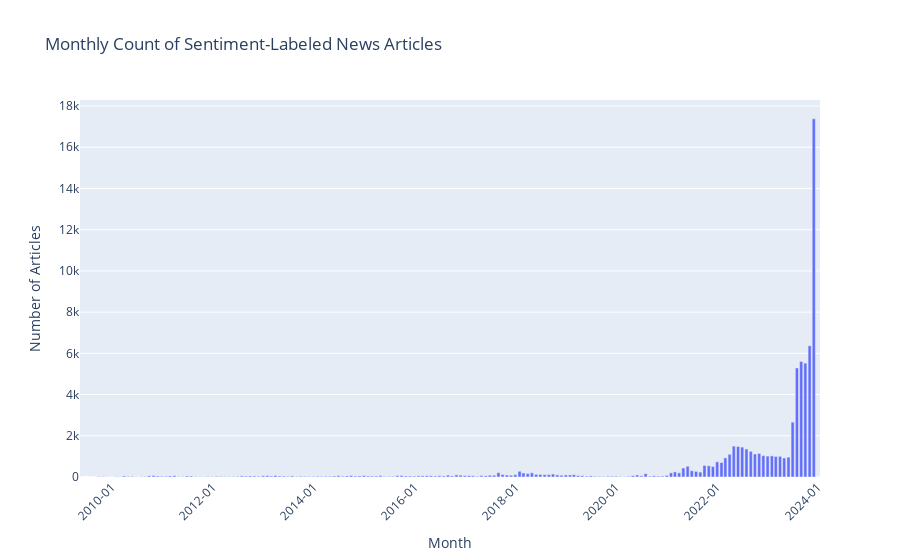

The notebook cell saved with this chart:
### Code cell
plot_timeseries(titles_with_lexicon_terms)

### Figure 1 — Plotly figure (JSON) as saved in the notebook; plotly's stock layout.template omitted (floating-point values rounded to 4 significant figures; data arrays with more than 128 entries replaced by an {"elided": "..."} marker saying what was removed)
{"data": [{"alignmentgroup": "True", "hovertemplate": "YearMonth=%{x}<br>Count=%{y}<extra></extra>", "legendgroup": "", "marker": {"color": "#636efa", "pattern": {"shape": ""}}, "name": "", "offsetgroup": "", "orientation": "v", "showlegend": false, "textposition": "auto", "type": "bar", "x": {"elided": "175 str values"}, "xaxis": "x", "y": {"elided": "175 int values"}, "yaxis": "y"}], "layout": {"barmode": "relative", "legend": {"tracegroupgap": 0}, "title": {"text": "Monthly Count of Sentiment-Labeled News Articles"}, "xaxis": {"anchor": "y", "domain": [0, 1], "tickangle": -45, "tickformat": "%Y-%m", "title": {"text": "Month"}}, "yaxis": {"anchor": "x", "domain": [0, 1], "title": {"text": "Number of Articles"}}}}
